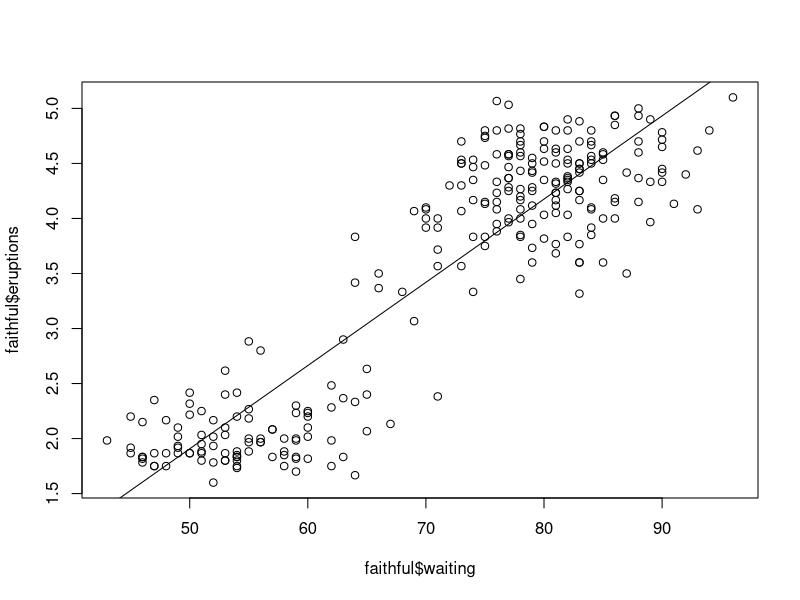

This chart was generated by the following R code:

# Testen von Abhängigkeiten in der Population aufgrund einer Stichprobe

# Beispiel 38: Testen des Zusammenhangs zwischen zwei nominalen
# Merkmalen

ab <- matrix(c(110, 120, 20, 30, 20, 90, 60, 30, 10, 10), nrow = 2, 
             byrow = TRUE)
rownames(ab) <- c("weiblich", "männlich")
colnames(ab) <- c("A","B","C","D","E")

# Damit das alles funktioniert, sollte jedes Spaltentotal
# grösser als 4 sein

chisq.test(ab)
## p-value = 0.001204 -> Kleiner als Konfidenzintervall
## H0 wird verworfen

# Zur Kontrolle noch Grenze bestimmen
qchisq(.95, df = 4)


# Testen einer Verteilungsform / Anpassungstest
# Hinterfragung von Verteilungen

# Beispiel 39

# Überprüfung auf einem Signifikanzniveau α = 0,05, ob das Gewicht von
# Zuckerpaketen nicht normalverteilt ist.
# Stichprobe: n = 100, x 999,93 = , s2 = 0,25
# Beobachtete relative Häufigkeiten (zur Vereinfachung der Darstellung nur
#                                    4 Intervalle):
#   Intervall relative Häufigkeit pib
        # unter 999,5       0,2
        # [999,5; 1.000]    0,32
        # [1.000; 1.000,5]  0,34
        # über 1.000,5      0,14


mu <- 999.93

# Welcher Anteil ist kleiner als 999.5
pnorm(999.5, mean = mu, sd = .5)
## [1] 0.1948945

pnorm(1000, mean = mu, sd = .5) -
  pnorm(999.5, mean = mu, sd = .5)
## [1] 0.3607755

pnorm(1000.5, mean = mu, sd = .5) -
  pnorm(1000, mean = mu, sd = .5)
## [1] 0.3171868

pnorm(1000.5, mean = mu, sd = .5, lower.tail = F)
## [1] 0.1271432

tab <- matrix(c(.2, .32, .34, .14, .1949, .3608, .3172, .1271), nrow = 2, byrow = T)

# Achtung, nun in Stuecken
chisq.test(tab[1,] * 100, p = tab[2,])

# oder
chisq.test(c(20, 32, 34, 14), p = c(.1949, .3608, .3172, .1271))

## So testet auch Steuerverwaltung auf Verteilung von zahlen
## https://en.wikipedia.org/wiki/Benford's_law

# Testen von Hypothesen über einen statistischen Zusammenhang
# zweier metrischer Merkmale

# Aufgabe: Fundierte Entscheidung zwischen zwei konkurrierenden 
# Unterstellungen über den Zusammenhang zweier metrischer Merkmale

# Again: lateinische Buchstaben für Stichproben, griechische für Population

# Beschreibende Statistik
cor(faithful$eruptions, faithful$waiting)

# Wir betrachten jetzt aber eine Stichhprobe und wollen Aussagen 
# über die Grundgesammtheit machen

cor.test(faithful$eruptions, faithful$waiting)
# -> H0 wird verworfen

# Für nicht metrische Werte
# method = c("pearson", "kendall", "spearman"),

plot(faithful$waiting, faithful$eruptions)
abline(lm(faithful$eruptions ~ faithful$waiting))

